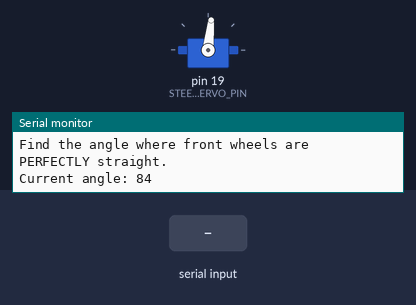
A sketch run on a simulated Arduino Uno, built with avr-gcc and run on an emulated ATmega328P. On the bench: servo, the last lines printed to the serial monitor. Inputs (shaded band) come from the test bench.

Above: at 1.2 s.
1.3 s: "90,45\n" received over Serial
At 1.6 s:
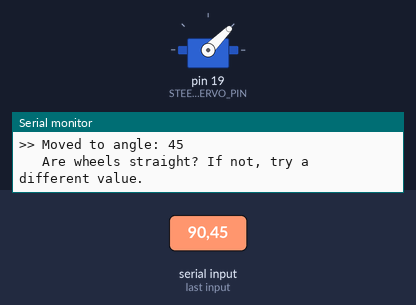
2.8 s: "90\n" received over Serial
At 4.0 s:
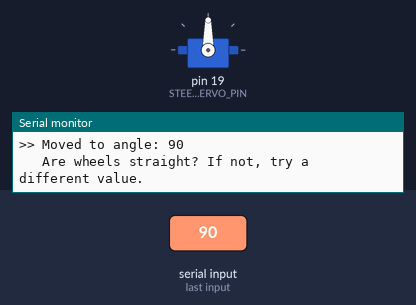
Timing chart, 0 to 5.8 s (numbered marks = the images above; inputs shaded):
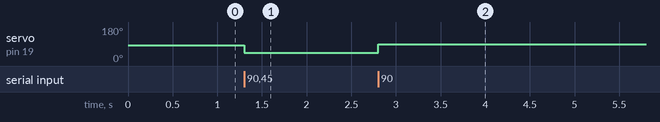

Measured:
- after the input at 1.3 s, servo on pin 19 (STEERING_SERVO_PIN): 84° → 45° at once
- after the input at 2.8 s, servo on pin 19 (STEERING_SERVO_PIN): 45° → 90° at once

The sketch:

servo_calibration.ino
```cpp
// ============================================================
//  SERVO CALIBRATION SKETCH  —  Day 2 Step 1
//  Flash this standalone, motors stay OFF the whole time.
//
//  How to use:
//  1. Flash this to the Teensy
//  2. Open Serial Monitor at 115200 baud
//  3. Type an angle (e.g. 80) and hit Enter
//  4. Watch the front wheels — are they straight?
//  5. Keep adjusting until perfectly straight
//  6. Write down that number → that is your defaultServoAngle
// ============================================================

#include <Arduino.h>
#include <Servo.h>

#define STEERING_SERVO_PIN  19    // matches your wiring
#define SERVO_MIN           40    // hard left limit
#define SERVO_MAX           128   // hard right limit

Servo steeringServo;
int currentAngle = 84;            // starting guess — adjust from here

void setup()
{
  Serial.begin(115200);
  steeringServo.attach(STEERING_SERVO_PIN);
  steeringServo.write(currentAngle);

  Serial.println("=== Servo Calibration ===");
  Serial.println("Type an angle (40-128) and press Enter.");
  Serial.println("Find the angle where front wheels are PERFECTLY straight.");
  Serial.print("Current angle: ");
  Serial.println(currentAngle);
}

void loop()
{
  if (Serial.available() > 0)
  {
    int input = Serial.parseInt();

    // Flush leftover newline characters
    while (Serial.available()) Serial.read();

    if (input >= SERVO_MIN && input <= SERVO_MAX)
    {
      currentAngle = input;
      steeringServo.write(currentAngle);
      Serial.print(">> Moved to angle: ");
      Serial.println(currentAngle);
      Serial.println("   Are wheels straight? If not, try a different value.");
    }
    else if (input != 0)  // ignore accidental 0 from empty reads
    {
      Serial.print("!! Out of range. Enter a value between ");
      Serial.print(SERVO_MIN);
      Serial.print(" and ");
      Serial.print(SERVO_MAX);
      Serial.println(".");
    }
  }
}
```
